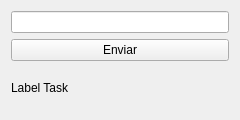
<?xml version="1.0" encoding="UTF-8"?>
<ui version="4.0">
 <class>Task</class>
 <widget class="QWidget" name="Task">
  <property name="geometry">
   <rect>
    <x>0</x><y>0</y><width>240</width><height>120</height>
   </rect>
  </property>
  <layout class="QVBoxLayout" name="verticalLayout">
   <item>
    <widget class="QLineEdit" name="lineEditTask"/>
   </item>
   <item>
    <widget class="QPushButton" name="pushButtonSend">
     <property name="text">
      <string>Enviar</string>
     </property>
    </widget>
   </item>
   <item>
    <widget class="QLabel" name="labelTask">
     <property name="text"><string>Label Task</string></property>
    </widget>
   </item>
  </layout>
 </widget>
 <resources/>
 <connections/>
</ui>
